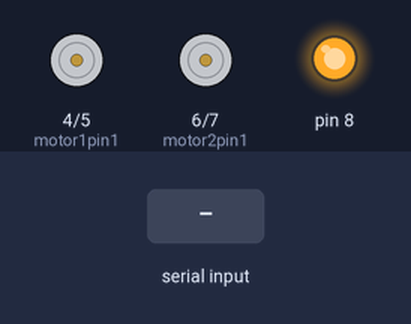
The sketch below on a simulated Arduino Uno, built with avr-gcc and run on an emulated ATmega328P. Shown: motor-driver pin pairs drawn as motors (green arrow = first pin HIGH = forward, orange = second pin HIGH = backward, longer = more drive), output pins drawn as LEDs (lit = HIGH). The inputs (shaded band) are chosen by the test bench.

Above: at 1.2 s.
1.3 s: "f" received over Serial
At 2.3 s:
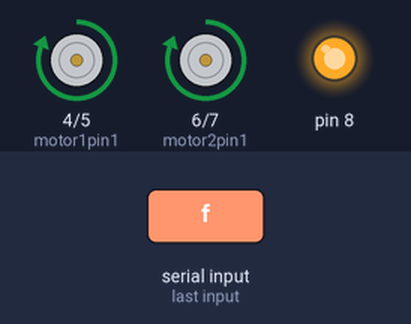
2.8 s: "b" received over Serial
At 3.5 s:
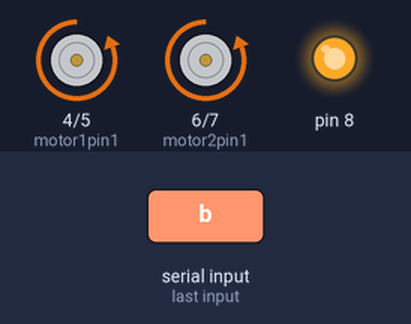
4.3 s: "l" received over Serial
At 4.6 s:
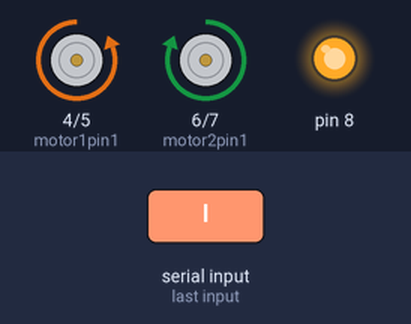
5.8 s: "r" received over Serial
At 7.0 s:
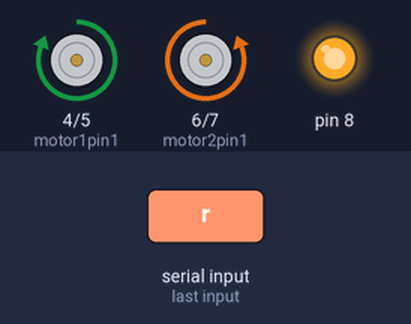
7.3 s: "s" received over Serial
At 8.1 s:
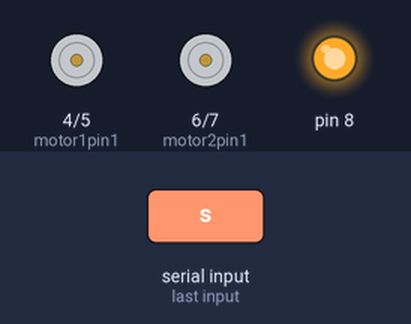
Timing chart, 0 to 9.8 s (numbered marks = the images above; inputs shaded):
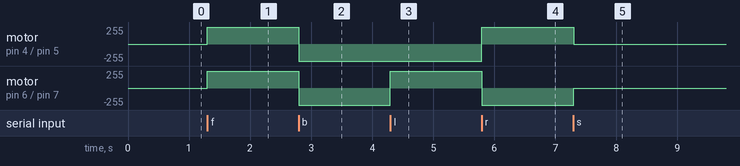

The sketch:

Motorlc39d.ino
```cpp
void setup()
{
Serial.begin(9600);
pinMode(4,OUTPUT);
pinMode(5,OUTPUT);
pinMode(6,OUTPUT);
pinMode(7,OUTPUT);
pinMode(8,OUTPUT);

digitalWrite(8,HIGH);
}
int motor1pin1=4, motor1pin2=5, motor2pin1=6, motor2pin2=7;char ch;
void loop()
{{if(Serial.available())char ch;
 ch=(char)Serial.read();}
  if(ch=='f')
 {digitalWrite(motor1pin1,HIGH);
 digitalWrite(motor1pin2,LOW);
 digitalWrite(motor2pin1,HIGH);
 digitalWrite(motor2pin2,LOW);

 }
if(ch=='b')
{digitalWrite(motor1pin1,LOW);
 digitalWrite(motor1pin2,HIGH);
 digitalWrite(motor2pin1,LOW);
 digitalWrite(motor2pin2,HIGH);

 }
if(ch=='l')
{digitalWrite(motor1pin1,LOW);
 digitalWrite(motor1pin2,HIGH);
 digitalWrite(motor2pin1,HIGH);
 digitalWrite(motor2pin2,LOW);

 }
if(ch=='r')
 {digitalWrite(motor1pin1,HIGH);
 digitalWrite(motor1pin2,LOW);
 digitalWrite(motor2pin1,LOW);
 digitalWrite(motor2pin2,HIGH);

 }
 if(ch=='s')
 {digitalWrite(motor1pin1,LOW);
 digitalWrite(motor1pin2,LOW);
 digitalWrite(motor2pin1,LOW);
 digitalWrite(motor2pin2,LOW);
 }
}
```

Measured:
- after the input at 1.3 s, motor on pin 4 (motor1pin1) / pin 5 (motor1pin2), motor on pin 6 (motor2pin1) / pin 7 (motor2pin2): stopped → forward 255/255 at once
- after the input at 2.8 s, motor on pin 4 (motor1pin1) / pin 5 (motor1pin2), motor on pin 6 (motor2pin1) / pin 7 (motor2pin2): forward 255/255 → backward 255/255 at once
- after the input at 4.3 s, motor on pin 6 (motor2pin1) / pin 7 (motor2pin2): backward 255/255 → forward 255/255 at once
- after the input at 5.8 s, motor on pin 4 (motor1pin1) / pin 5 (motor1pin2): backward 255/255 → forward 255/255 at once; motor on pin 6 (motor2pin1) / pin 7 (motor2pin2): forward 255/255 → backward 255/255 at once
- after the input at 7.3 s, motor on pin 4 (motor1pin1) / pin 5 (motor1pin2): forward 255/255 → stopped at once; motor on pin 6 (motor2pin1) / pin 7 (motor2pin2): backward 255/255 → stopped at once
